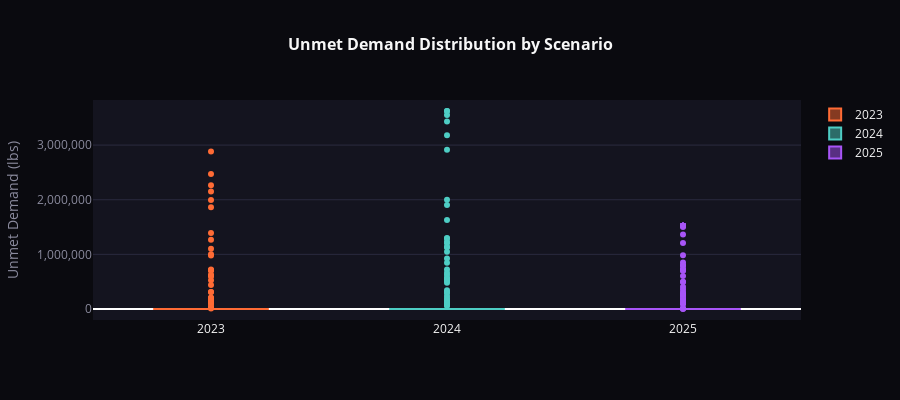

This figure's notebook cell:
### Markdown cell above
---
## 8. Unmet Demand Comparison Across Scenarios

### Code cell
if alloc_2023 is not None:
    fig = go.Figure()
    
    fig.add_trace(go.Box(y=alloc_2023['unmet'], name='2023', marker_color=COLORS['scenario_2023']))
    fig.add_trace(go.Box(y=alloc_2024['unmet'], name='2024', marker_color=COLORS['scenario_2024']))
    fig.add_trace(go.Box(y=alloc_2025['unmet'], name='2025', marker_color=COLORS['scenario_2025']))
    
    fig.update_layout(
        title=dict(text="<b>Unmet Demand Distribution by Scenario</b>", x=0.5, font=dict(size=16, color=COLORS['text'])),
        yaxis=dict(title="Unmet Demand (lbs)", gridcolor=COLORS['grid'], color=COLORS['text_muted'], tickformat=','),
        plot_bgcolor=COLORS['surface'],
        paper_bgcolor=COLORS['background'],
        font=dict(color=COLORS['text']),
        height=400
    )
    
    fig.show()
else:
    print("Allocation data not available. Run Julia export first.")

### Figure 1 — Plotly figure (JSON) as saved in the notebook; plotly's stock layout.template omitted (floating-point values rounded to 4 significant figures; data arrays with more than 128 entries replaced by an {"elided": "..."} marker saying what was removed)
{"data": [{"marker": {"color": "#ff6b35"}, "name": "2023", "type": "box", "y": {"elided": "197 float values"}}, {"marker": {"color": "#4ecdc4"}, "name": "2024", "type": "box", "y": {"elided": "197 float values"}}, {"marker": {"color": "#a855f7"}, "name": "2025", "type": "box", "y": {"elided": "197 float values"}}], "layout": {"font": {"color": "#f7f7f7"}, "height": 400, "paper_bgcolor": "#0a0a0f", "plot_bgcolor": "#14141f", "title": {"font": {"color": "#f7f7f7", "size": 16}, "text": "<b>Unmet Demand Distribution by Scenario</b>", "x": 0.5}, "yaxis": {"color": "#8b8b9e", "gridcolor": "#2a2a3e", "tickformat": ",", "title": {"text": "Unmet Demand (lbs)"}}}}
